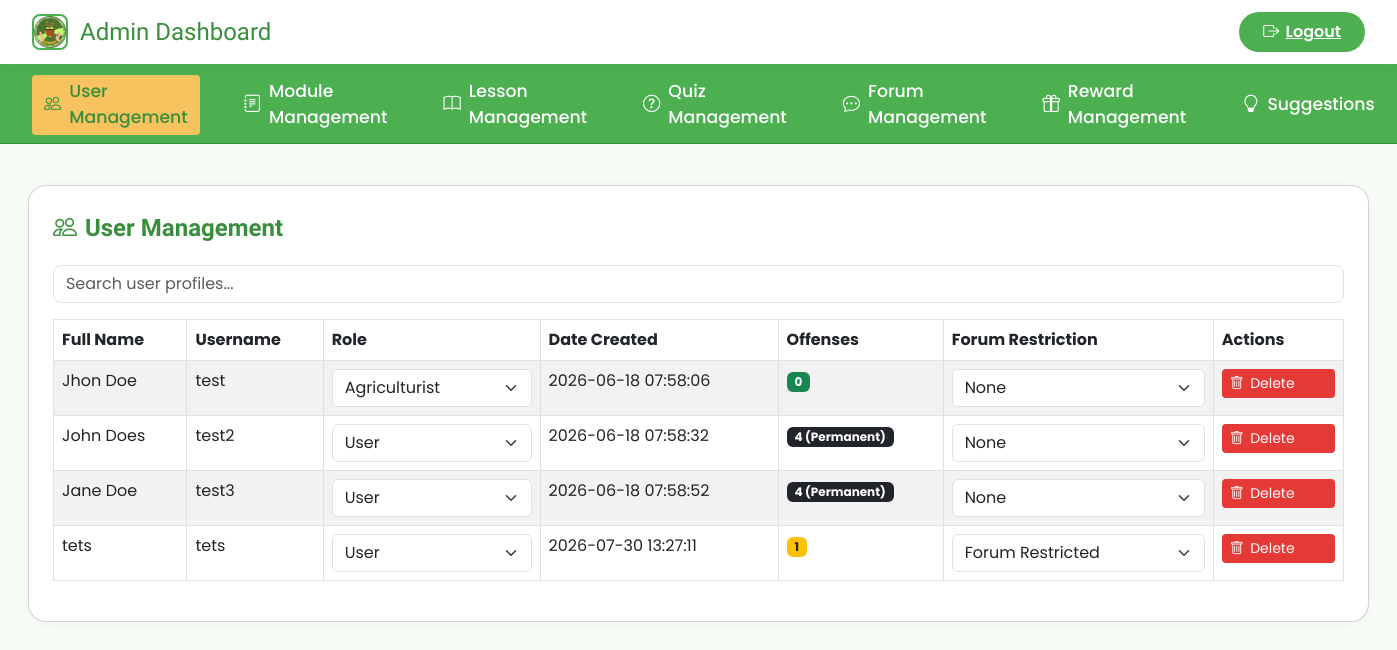
Page /php/Admin/adminpage.php (signed in) on the committed database.
### tables this page shows
CREATE TABLE `users` (
  `user_id` int(11) NOT NULL,
  `name` varchar(100) NOT NULL,
  `username` varchar(100) NOT NULL,
  `password` varchar(255) NOT NULL,
  `role` enum('student','admin','agriculturist','new user') NOT NULL,
  `date_created` timestamp NOT NULL DEFAULT current_timestamp(),
  `status` varchar(10) DEFAULT 'active',
  `profile_picture` varchar(255) DEFAULT NULL,
  `email` varchar(255) DEFAULT NULL,
  `verification_code` varchar(10) DEFAULT NULL,
  `verification_expires` datetime DEFAULT NULL,
  `email_verified` tinyint(1) DEFAULT 0,
  `offense_count` int(11) NOT NULL DEFAULT 0,
  `restriction_until` datetime DEFAULT NULL,
  `restriction_type` enum('none','temporary','permanent') NOT NULL DEFAULT 'none'
);

### php/Admin/adminpage.php (the view, shortened to what this page needs)
<?php
include('../connection.php');
$conn->query("ALTER TABLE suggestions ADD COLUMN IF NOT EXISTS seen TINYINT(1) DEFAULT 0");
?>
<!DOCTYPE html>
<html lang="en">
<head>
    <link rel="stylesheet" href="https://cdn.jsdelivr.net/npm/bootstrap@5.3.0/dist/css/bootstrap.min.css">
    <link rel="stylesheet" href="https://cdn.jsdelivr.net/npm/bootstrap-icons@1.10.5/font/bootstrap-icons.css">
    <link rel="stylesheet" href="../../css/homepage.css">
    <link rel="stylesheet" href="../../css/adminpage.css">
</head>
<body>
    <div class="admin-header">
        <div class="header-left">
            <span class="logo">
                <img src="../../images/clearteenalogo.png" alt="Logo" class="img-fluid">
                Admin Dashboard
            </span>
        </div>
        <div class="header-right">
            <a href="../logout.php" class="logout-link"><i class="bi bi-box-arrow-right"></i>Logout</a>
        </div>
    </div>
    <nav class="admin-nav" id="adminNav">
        <a class="nav-link" href="#" onclick="showSection('user-management'); setActiveNav(this); return false;" id="nav-user"><i class="bi bi-people"></i>User Management</a>
        <a class="nav-link" href="#" onclick="showSection('module-management'); setActiveNav(this); return false;" id="nav-module"><i class="bi bi-journal-text"></i>Module Management</a>
        <a class="nav-link" href="#" onclick="showSection('lesson-management'); setActiveNav(this); return false;" id="nav-lesson"><i class="bi bi-book"></i>Lesson Management</a>
        <a class="nav-link" href="#" onclick="showSection('quiz-management'); setActiveNav(this); return false;" id="nav-quiz"><i class="bi bi-question-circle"></i>Quiz Management</a>
        <a class="nav-link" href="#" onclick="showSection('forum-management'); setActiveNav(this); return false;" id="nav-forum"><i class="bi bi-chat-dots"></i>Forum Management</a>
        <a class="nav-link" href="#" onclick="showSection('reward-management'); setActiveNav(this); return false;" id="nav-reward"><i class="bi bi-gift"></i> Reward Management</a>
        <a class="nav-link" href="#" onclick="showSection('suggestions'); setActiveNav(this); markSuggestionsSeen(); return false;" id="nav-suggestions">
            <i class="bi bi-lightbulb"></i>Suggestions
        </a>
    </nav>
    <div class="content">
        <section id="user-management" class="content-section card p-4">
            <div class="section-title"><i class="bi bi-people"></i>User Management</div>
            <div class="mb-3">
                <input type="text" id="search" class="form-control" placeholder="Search user profiles...">
            </div>
            <div class="table-responsive">
            <table class="table table-bordered table-striped">
                <thead>
                    <tr>
                        <th>Full Name</th>
                        <th>Username</th>
                        <th>Role</th>
                        <th>Date Created</th>
                        <th>Offenses</th>
                        <th>Forum Restriction</th>
                        <th>Actions</th>
                    </tr>
                </thead>
                <tbody id="userTable">
                    <?php
                    $result = $conn->query("SELECT * FROM users WHERE role != 'admin'");
                    while ($row = $result->fetch_assoc()) {
                        $is_new_user = ($row['role'] === 'new user');
                        echo "<tr" . ($is_new_user ? " style='background:#fffbe6;'" : "") . ">";
                        echo "<td>" . htmlspecialchars($row['name']);
                        echo "</td>";
                        echo "<td>" . htmlspecialchars($row['username']) . "</td>";
                        echo "<td>
                                    <select class='form-select' onchange='updateUser(this, " . $row['user_id'] . ", \"role\")'>
                                        <option value='student'" . ($row['role'] == 'student' ? ' selected' : '') . ">User</option>
                                        <option value='agriculturist'" . ($row['role'] == 'agriculturist' ? ' selected' : '') . ">Agriculturist</option>
                                    </select>
                                </td>";
                        echo "<td>" . htmlspecialchars($row['date_created']) . "</td>";
                        echo "<td>";
                            if ($row['offense_count'] == 0) {
                                echo "<span class='badge bg-success'>0</span>";
                            } elseif ($row['offense_count'] == 1) {
                                echo "<span class='badge bg-warning text-dark'>1</span>";
                            } elseif ($row['offense_count'] == 2) {
                                echo "<span class='badge bg-danger'>2</span>";
                            } else {
                                echo "<span class='badge bg-dark'>" . $row['offense_count'] . " (Permanent)</span>";
                            }
                            echo "</td>";
                        echo "<td>
                            <select class='form-select' onchange='updateUser(this, " . $row['user_id'] . ", \"status\")'>
                                <option value='active'" . ($row['status'] == 'active' ? ' selected' : '') . ">None</option>
                                <option value='inactive'" . ($row['status'] == 'inactive' ? ' selected' : '') . ">Forum Restricted</option>
                            </select>
                        </td>";
                        echo "<td>";
                        if ($row['user_id'] != $_SESSION['user_id']) {
                            echo "<a href='deleteuser.php?id=" . $row['user_id'] . "' class='btn btn-sm btn-danger' onclick='return confirmDelete(\"" . htmlspecialchars($row['username']) . "\", " . $row['user_id'] . ")'><i class='bi bi-trash'></i>Delete</a>";
                        } else {
                            echo "<span class='text-muted'>Current User</span>";
                        }
                        echo "</td>";
                        echo "</tr>";
                    }
                    ?>
                </tbody>
            </table>
            </div>
        </section>
    </div>
</body>
</html>

### css/homepage.css (style rules this page uses)
body, .container-fluid { margin: 0; padding: 0; overflow-x: hidden; font-family: 'Poppins', sans-serif; }

### css/adminpage.css (style rules this page uses)
body { background: #f8fcf7; font-family: 'Poppins', Arial, sans-serif; }
.admin-header { width: 100%; background: #fff; color: #388e3c; display: flex; align-items: center; justify-content: space-between; padding: 0.75rem 2rem; font-size: 1.2rem; box-shadow: 0 2px 8px rgba(60,120,60,0.08); position: sticky; top: 0; z-index: 100; border-bottom: 3px solid #4caf50; }
.admin-header .logo { display: flex; align-items: center; gap: 0.75rem; font-family: 'Irish Grover', cursive; font-size: 1.5rem; color: #388e3c; }
.admin-header .logo img { height: 36px; width: 36px; border-radius: 8px; border: 2px solid #4caf50; background: #fff; }
.admin-header .logout-link { color: #fff; background: #4caf50; border-radius: 50px; padding: 0.5rem 1.5rem; font-size: 1rem; display: flex; align-items: center; gap: 0.4rem; transition: background 0.2s, color 0.2s; font-weight: 600; border: none; }
.admin-nav { background: #4caf50; display: flex; gap: 2rem; padding: 0.5rem 2rem 0.5rem 2rem; border-bottom: 1px solid #388e3c; box-shadow: 0 1px 4px rgba(60,120,60,0.03); position: sticky; top: 56px; z-index: 99; }
.admin-nav .nav-link { color: #fff; text-decoration: none; font-weight: 500; padding: 0.25rem 0.75rem; border-radius: 4px; display: flex; align-items: center; gap: 0.5rem; transition: background 0.2s, color 0.2s; font-size: 1.08rem; }
.admin-nav .nav-link.active, .admin-nav .nav-link:hover { background: #f7c35f; color: #388e3c; }
.content { padding: 2.5rem 1vw 2rem 1vw; max-width: 98vw; margin: 0 auto; margin-top: 1px; }
.card { margin-bottom: 2rem; box-shadow: 0 2px 12px rgba(60,120,60,0.06); border-radius: 18px; width: 100%; background: #fff; }
.content-section { display: none; opacity: 0; transition: opacity 0.4s; }
.content-section.active { display: block; opacity: 1; animation: fadeIn 0.5s; }
.table thead { background: #4caf50; color: #fff; }
.btn-dark, .btn-warning, .btn-danger { display: flex; align-items: center; gap: 0.4rem; font-family: 'Poppins', Arial, sans-serif; }
.btn-danger { background: #e53935; color: #fff; border: none; }
.btn-sm { font-size: 0.875rem; padding: 0.25rem 0.5rem; }
.form-control { border-radius: 8px; font-family: 'Poppins', Arial, sans-serif; }
.section-title { display: flex; align-items: center; gap: 0.5rem; font-weight: 600; font-size: 1.5rem; margin-bottom: 1.2rem; color: #388e3c; font-family: 'Irish Grover', cursive; }
@media (min-width: 769px) { .admin-nav { display: flex !important; position: sticky; margin-top: 0; } }

### rows in the picture
users: name "Jhon Doe", username "test", role+user_id "Agriculturist", date_created "2026-06-18 07:58:06", offense_count "0", status+user_id "None"
users: name "John Does", username "test2", user_id "User", date_created "2026-06-18 07:58:32", offense_count "4", status+user_id "None"
users: name "Jane Doe", username "test3", user_id "User", date_created "2026-06-18 07:58:52", offense_count "4", status+user_id "None"
users: name "tets", username "tets", user_id "User", date_created "2026-07-30 13:27:11", offense_count "1", status+user_id "Forum Restricted"
